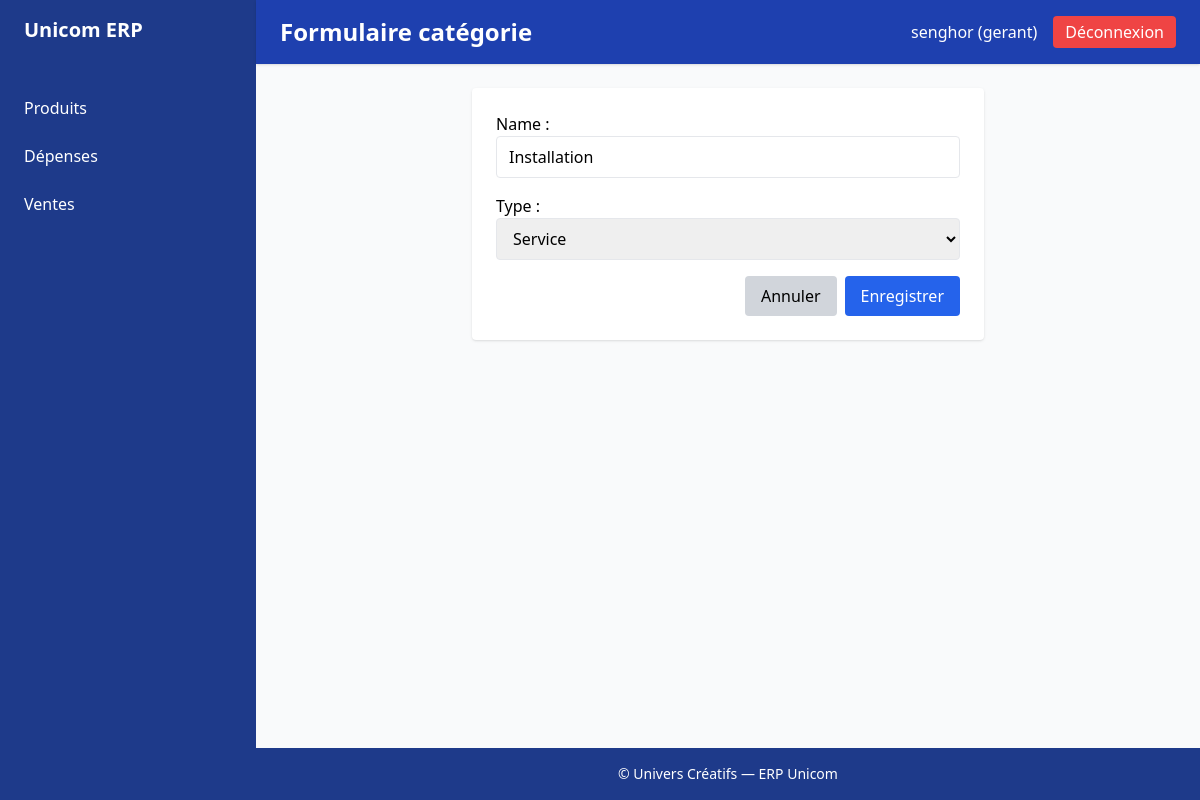
The app's page /sales/categories/17/edit/ (signed in) with its own data.
### accounts/models.py (models this page shows, shortened)
class User(AbstractUser, PermissionsMixin, SoftDeleteMixin):
    class Role(models.TextChoices):
        GERANT = "gerant", "Gérant d'antenne"
        ADMIN = "admin", "Admin central"
        DIRECTEUR = "directeur", "Directeur"
        SUPERVISEUR = "superviseur", "Superviseur régional"
    role = models.CharField(
        max_length=20,
        choices=Role.choices,
        default=Role.GERANT,
        help_text="Détermine les permissions et les accès aux modules."
    )
    antenne = models.CharField(
        max_length=255,
        blank=True,
        null=True,
        help_text="Nom de l'antenne rattachée"
    )
    telephone = models.CharField(
        max_length=20,
        blank=True,
        null=True,
        help_text="Numéro de téléphone professionnel"
    )
    is_blocked = models.BooleanField(
        default=False,
        help_text="Blocage manuel : coupe l'accès sans supprimer le compte."
    )
    date_creation = models.DateTimeField(
        auto_now_add=True,
        help_text="Date de création du compte"
    )
    date_derniere_connexion = models.DateTimeField(
        blank=True,
        null=True,
        help_text="Dernière connexion réussie"
    )
    groups = models.ManyToManyField(
        'auth.Group',
        related_name='accounts_user_set',
        related_query_name='accounts_user',
        blank=True,
        help_text='Groupes de permissions de l’utilisateur.'
    )
    user_permissions = models.ManyToManyField(
        'auth.Permission',
        related_name='accounts_user_set',
        related_query_name='accounts_user',
        blank=True,
        help_text='Permissions spécifiques de l’utilisateur.'
    )
    def has_permission(self, permission_name):
        from .permissions import ROLE_PERMISSIONS
        return permission_name in ROLE_PERMISSIONS.get(self.role, set())

### sales/models.py (models this page shows, shortened)
class Category(TimeStampedModel):
    TYPE_CHOICES = [
        ('service', 'Service'),
        ('bien', 'Bien'),
    ]
    name = models.CharField(max_length=100, unique=True)
    type = models.CharField(max_length=10, choices=TYPE_CHOICES)
    is_validated = models.BooleanField(default=False)
    created_at = models.DateTimeField(auto_now_add=True,null=True, blank=True)

### accounts/decorators.py (the view)
        def wrapper(request, *args, **kwargs):
            user = request.user
            if not user.is_authenticated:
                return redirect("accounts:login")  # Redirige l'utilisateur vers la page de login si non authentifié
            if not user.has_permission(permission):
                messages.error(request, "Vous n'avez pas la permission d'effectuer cette action.")
                return redirect("accounts:no_permission")  # Redirige vers la page de permission manquante
            return view_func(request, *args, **kwargs)

### sales/forms.py
class CategoryForm(forms.ModelForm):
    class Meta:
        model = Category
        fields = ['name', 'type']
        widgets = {
            'name': forms.TextInput(attrs={'class': 'w-full px-3 py-2 border rounded'}),
            'type': forms.Select(attrs={'class': 'w-full px-3 py-2 border rounded'}),
        }
    def __init__(self, *args, **kwargs):
        self.user = kwargs.pop('user', None)
        super().__init__(*args, **kwargs)
        if self.user and not self.user.has_permission(Permissions.MANAGE_ANTENNES):
            self.fields['type'].disabled = True

### accounts/templatetags/auth_extras.py (called while the page is built)
@register.simple_tag
def role_permissions(role):
    return ROLE_PERMISSIONS.get(role, set())

### sales/views.py (called while the page is built)
@login_required
@permission_required(Permissions.MANAGE_ANTENNES)  # Permission nécessaire pour mettre à jour une catégorie
def category_update(request, pk):
    category = get_object_or_404(Category, pk=pk)
    if request.method == 'POST':
        form = CategoryForm(request.POST, instance=category, user=request.user)
        if form.is_valid():
            form.save()
            messages.success(request, f"Catégorie '{category.name}' mise à jour.")
            return redirect('sales:category_list')
    else:
        form = CategoryForm(instance=category, user=request.user)
    return render(request, 'sales/category_form.html', {'form': form})

### templates/sales/category_form.html (shortened to what this page needs)
{% extends 'base.html' %}
{% block page_title %}Formulaire catégorie{% endblock %}
{% block content %}
<div class="max-w-lg mx-auto bg-white p-6 shadow rounded">
    <form method="POST">
        <div class="mb-4">
            {{ form.name.label_tag }}
            {{ form.name }}
        </div>
        <div class="mb-4">
            {{ form.type.label_tag }}
            {{ form.type }}
        </div>
        <div class="flex justify-end space-x-2">
            <a href="{% url 'sales:category_list' %}" class="px-4 py-2 bg-gray-300 rounded hover:bg-gray-400">Annuler</a>
            <button type="submit" class="px-4 py-2 bg-blue-600 text-white rounded hover:bg-blue-700">Enregistrer</button>
        </div>
    </form>
</div>
{% endblock %}

### templates/base.html (shortened to what this page needs)
{% load auth_extras %}
{% load static %}
<!DOCTYPE html>
<html lang="fr">
  <head>
    <script src="https://cdn.tailwindcss.com"></script>
  </head>
  <body class="bg-gray-50 flex min-h-screen">
    <aside class="w-64 bg-blue-900 text-white flex-shrink-0">
        {% include 'nav/navbar.html' %}
    </aside>
    <div class="flex-1 flex flex-col">
      <header class="bg-blue-800 text-white shadow px-6 py-4 flex justify-between items-center">
        <h1 class="text-2xl font-semibold">
          {% block page_title %}{% endblock %}
        </h1>
        <div class="flex items-center space-x-4">
          {% if user.is_authenticated %}
            <span class="font-medium">{{ user.username }} ({{ user.role }})</span>
            <a href="{% url 'accounts:logout' %}" class="px-3 py-1 bg-red-500 hover:bg-red-600 rounded">Déconnexion</a>
          {% endif %}
        </div>
      </header>
      <main class="flex-1 p-6 overflow-auto">
        {% block content %}
        {% endblock %}
      </main>
      <footer class="bg-blue-900 text-white text-center py-4 text-sm">&copy; {{ now.year }} Univers Créatifs — ERP Unicom</footer>
    </div>
  </body>
</html>

### records on screen
User: username "senghor", role "gerant"
Category: name "Installation", type "Service"
